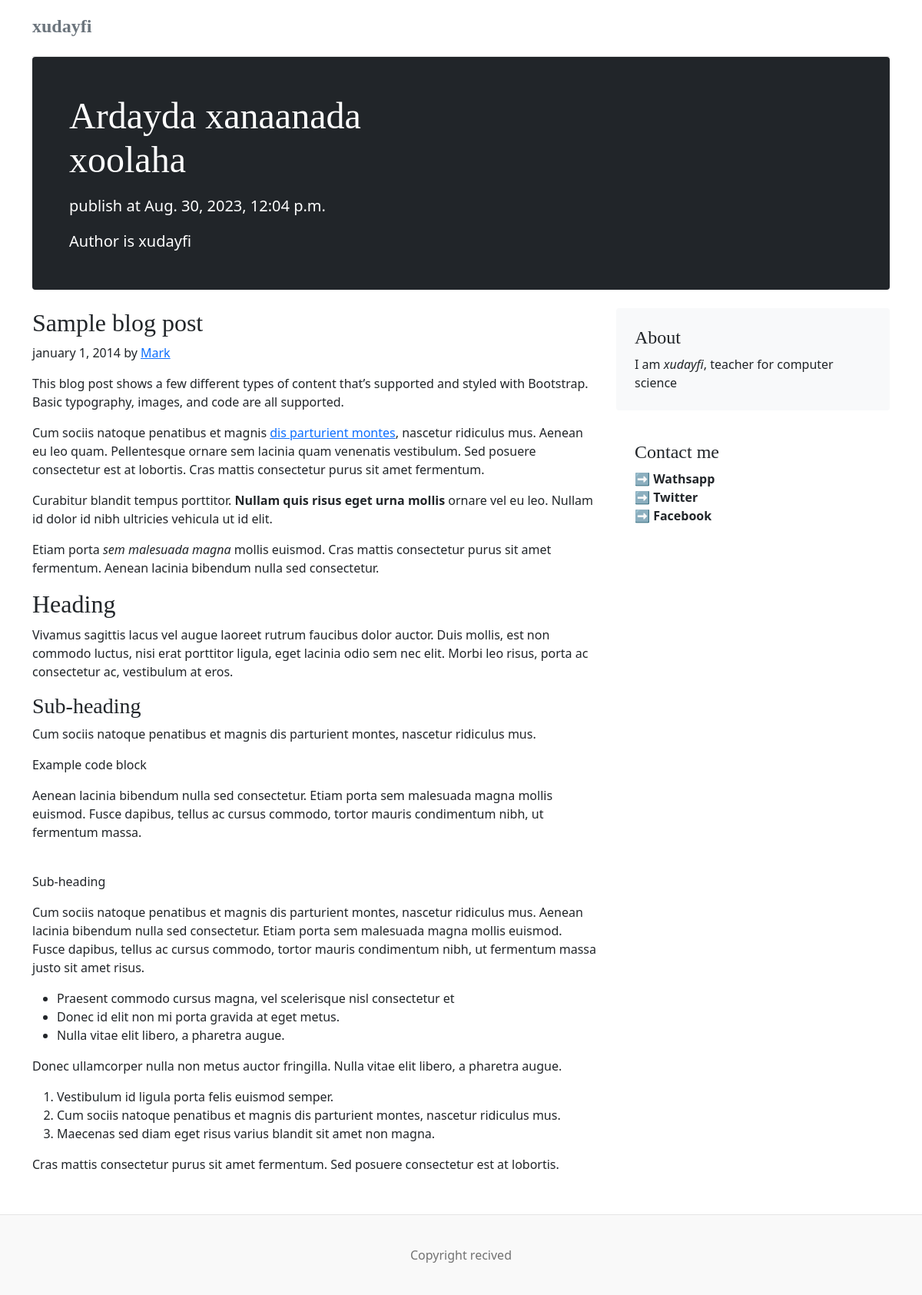
Screenshot of /post-reading/arday with the database file from the repository.
### website/models.py (models this page shows)
class Post(models.Model):
    post_title = models.CharField(max_length=200)
    slug = models.SlugField()
    image = models.CharField(max_length=10000)
    body = RichTextField(blank=True, null=True, )
    post_published = models.BooleanField(default=True)
    created_date = models.DateTimeField(auto_now_add=True)
    creater = models.CharField(max_length=255)
    class Meta:
        ordering = ['-post_published']

### website/views.py (the view)
# urls.py: path('post-reading/<slug>', views.post_reading, name="post_reading" ),
def post_reading(request, slug):
    post = Post.objects.get(slug=slug)
    return render(request, 'posts/post_reading.html', {'post': post})

### website/templates/posts/post_reading.html (shortened to what this page needs)
{% extends 'base.html' %}
{% load static %}
{% block content %}
    <div class="container">
        <header class="blog-header py-3">
            <div class="row flex-nowrap justify-content-between align-items-center">
                <div class="col-4 pt-1">
                    <h4 class="link-secondary fw-bolder">xudayfi</h4>
                </div>
            </div>
        </header>
        <div class="p-4 p-md-5 mb-4 text-white rounded bg-dark">
            <div class="col-md-6 px-0">
                <h1 class="display-4 font-italic">{{post.post_title}}</h1>
                <p class="lead my-3">publish at {{post.created_date}}</p>
                <p class="lead mb-0">Author is {{post.creater}}</p>
            </div>
        </div>
    </div>
    <main class="container">
        <div class="row">
            <div class="col-md-8">
                {{ post.body|safe }}
            </div>
            <aside class="col-md-4">
                <div class="p-4 mb-3 bg-light rounded">
                    <h4 class="font-italic">About</h4>
                    <p class="mb-0">I am <em>{{post.creater}}</em>, teacher for computer science</p>
                </div>
                <div class="p-4">
                    <h4 class="font-italic">Contact me</h4>
                    <ol class="list-unstyled">
                        <li><a href="#" class="link-dark fw-bold text-decoration-none">➡️ Wathsapp</a></li>
                        <li><a href="#" class="link-dark fw-bold text-decoration-none">➡️ Twitter</a></li>
                        <li><a href="#" class="link-dark fw-bold text-decoration-none">➡️ Facebook</a></li>
                    </ol>
                </div>
            </aside>
        </div>
    </main>
    <footer class="blog-footer">
        <p>Copyright recived </p>
    </footer>
{% endblock %}

### website/templates/posts/post_reading.html (style rules this page uses)
.blog-header { line-height: 1; border-bottom: 1px solid #e5e5e5; }
h1, h2, h3, h4, h5, h6 { font-family: "Playfair Display", Georgia, "Times New Roman", serif; }
.display-4 { font-size: 2.5rem; }
@media (min-width: 768px) { .display-4 { font-size: 3rem; } }
.blog-footer { padding: 2.5rem 0; color: #727272; text-align: center; background-color: #f9f9f9; border-top: .05rem solid #e5e5e5; }
.blog-footer p:last-child { margin-bottom: 0; }

### rows the page displays
Post: post_title "Ardayda xanaanada xoolaha", created_date "Aug. 30, 2023, 12:04 p.m.", creater "xudayfi", body "Sample blog post january 1, 2014 by Mark This blog post shows a few different types of content that’s supported and styled with Bootstrap. Basic typography, images, and code are all supported. Cum sociis natoque penatibus et magnis dis parturient montes , nascetur ridiculus mus. Aenean eu leo quam. Pellentesque ornare sem lacinia quam venenatis vestibulum. Sed posuere consectetur est at lobortis. Cras mattis consectetur purus sit amet fermentum. Curabitur blandit tempus porttitor. Nullam quis risus eget urna mollis ornare vel eu leo. Nullam id dolor id nibh ultricies vehicula ut id elit. Etiam porta sem malesuada magna mollis euismod. Cras mattis consectetur purus sit amet fermentum. Aenean…"
